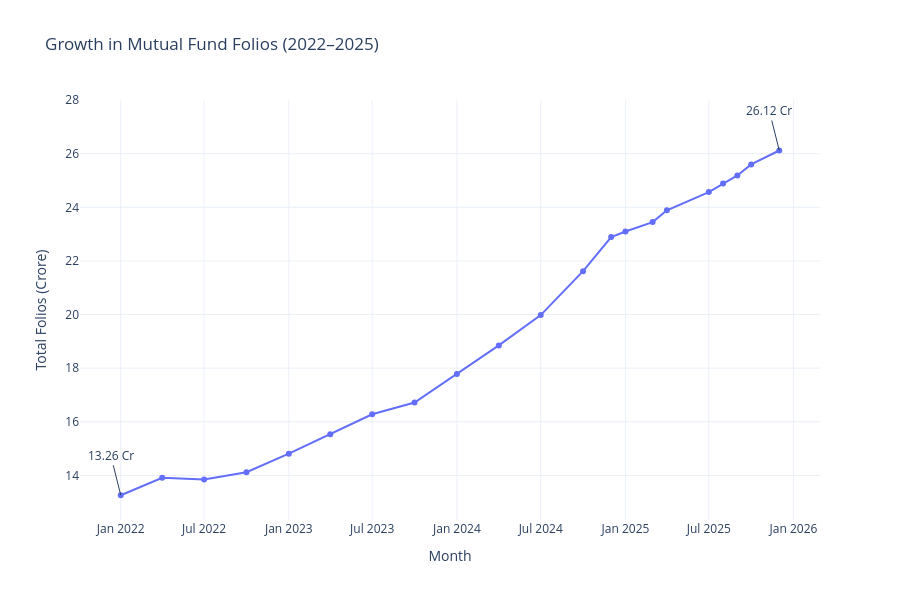

Notebook code cell kept with this figure:
### Code cell
fig = px.line(
    folio,
    x="month",
    y="total_folios_crore",
    markers=True,
    title="Growth in Mutual Fund Folios (2022–2025)",
    labels={
        "month": "Month",
        "total_folios_crore": "Total Folios (Crore)"
    }
)

# Mark first point
fig.add_annotation(
    x=folio.iloc[0]["month"],
    y=folio.iloc[0]["total_folios_crore"],
    text="13.26 Cr",
    showarrow=True,
    ay=-40
)

# Mark last point
fig.add_annotation(
    x=folio.iloc[-1]["month"],
    y=folio.iloc[-1]["total_folios_crore"],
    text="26.12 Cr",
    showarrow=True,
    ay=-40
)

fig.update_layout(
    template="plotly_white",
    height=600
)

fig.show()

### Figure 1 — Plotly figure (JSON) as saved in the notebook; plotly's stock layout.template omitted (floating-point values rounded to 4 significant figures)
{"data": [{"hovertemplate": "Month=%{x}<br>Total Folios (Crore)=%{y}<extra></extra>", "legendgroup": "", "line": {"color": "#636efa", "dash": "solid"}, "marker": {"symbol": "circle"}, "mode": "lines+markers", "name": "", "orientation": "v", "showlegend": false, "type": "scatter", "x": ["2022-01-01T00:00:00.000000", "2022-04-01T00:00:00.000000", "2022-07-01T00:00:00.000000", "2022-10-01T00:00:00.000000", "2023-01-01T00:00:00.000000", "2023-04-01T00:00:00.000000", "2023-07-01T00:00:00.000000", "2023-10-01T00:00:00.000000", "2024-01-01T00:00:00.000000", "2024-04-01T00:00:00.000000", "2024-07-01T00:00:00.000000", "2024-10-01T00:00:00.000000", "2024-12-01T00:00:00.000000", "2025-01-01T00:00:00.000000", "2025-03-01T00:00:00.000000", "2025-04-01T00:00:00.000000", "2025-07-01T00:00:00.000000", "2025-08-01T00:00:00.000000", "2025-09-01T00:00:00.000000", "2025-10-01T00:00:00.000000", "2025-12-01T00:00:00.000000"], "xaxis": "x", "y": [13.26, 13.91, 13.85, 14.12, 14.81, 15.54, 16.28, 16.72, 17.78, 18.85, 19.98, 21.62, 22.89, 23.1, 23.45, 23.89, 24.57, 24.89, 25.19, 25.6, 26.12], "yaxis": "y"}], "layout": {"annotations": [{"ay": -40, "showarrow": true, "text": "13.26 Cr", "x": "2022-01-01T00:00:00", "y": 13.26}, {"ay": -40, "showarrow": true, "text": "26.12 Cr", "x": "2025-12-01T00:00:00", "y": 26.12}], "height": 600, "legend": {"tracegroupgap": 0}, "title": {"text": "Growth in Mutual Fund Folios (2022–2025)"}, "xaxis": {"anchor": "y", "domain": [0, 1], "title": {"text": "Month"}}, "yaxis": {"anchor": "x", "domain": [0, 1], "title": {"text": "Total Folios (Crore)"}}}}
